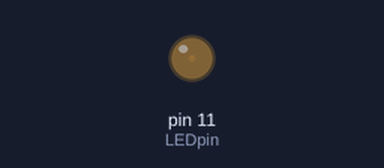
Bench run of a sketch on a simulated Arduino Uno, built with avr-gcc and run on an emulated ATmega328P. Parts: output pins drawn as LEDs (lit = HIGH).

Above: at 0.05 s.
At 1.3 s:
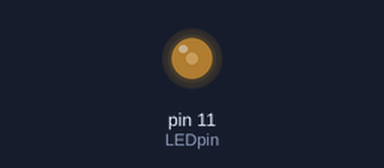
At 1.65 s:
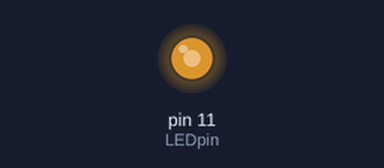
At 2.0 s:
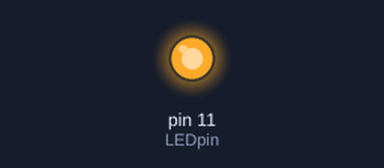
Timing chart, 0 to 4.6 s (numbered marks = the images above):
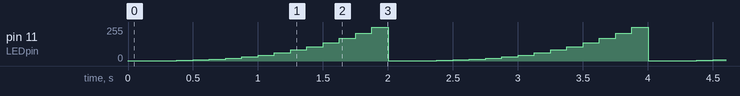

Measured:
- by itself, pin 11 (LEDpin): repeats every 2.0 s: 2/255 0.13 s, 4/255 0.13 s, 8/255 0.13 s, 13/255 0.13 s, 21/255 0.13 s, 32/255 0.13 s, 45/255 0.13 s, 62/255 0.13 s, 83/255 0.13 s, 108/255 0.13 s, 137/255 0.13 s, 171/255 0.13 s, 210/255 0.13 s, 255/255 0.13 s, 1/255 0.25 s

The sketch:

Arduino_03_brightness_array_pgmspace.ino
```cpp
#include <avr/pgmspace.h>

int LEDpin = 11;

const uint8_t ledBirghtnessPower[16] PROGMEM = {1, 1, 2, 4, 8, 13, 21, 32, 45, 62, 83, 108, 137, 171, 210, 255};

void setup() {
}

void loop() {
  for (uint8_t i = 0; i < 16; i++) {
    analogWrite(LEDpin, pgm_read_byte(ledBirghtnessPower+i));
    delay(125);
  }
}
```
